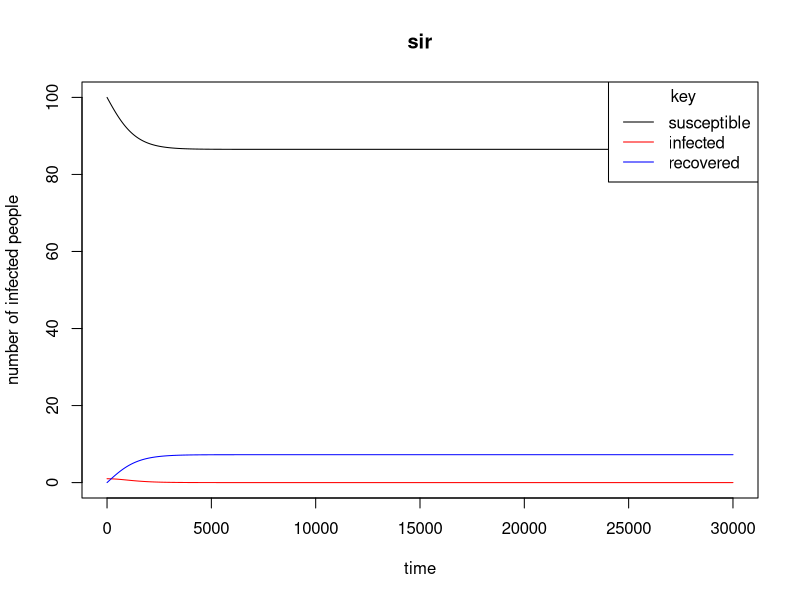

This figure's R source:
library(deSolve) 

#create a model 

SIR_odes <- function (t,x,params){ 
  S <- x[1] 
  I <- x[2]
  R <- x[3] 
  beta <- params[1] 
  gamma <- params[2] 
  dS <- -beta*S*I 
  dI <- beta*S*I - gamma*I - alpha*I 
  dR <- gamma*I 
  list(c(dS,dI,dR))
  
  
  }

#parameters 

#gamma = 0.005 
gamma <- 0.005

#beta = 0.0001 
beta <- 0.0001  

alpha <- 0.005 



#times 

t<- seq(0,30000,by= 1) 

results <- as.data.frame(ode(y = c(S=100, I=1, R=0), 
                             times = t, func = SIR_odes, parms = c(beta,gamma, alpha))) 

plot(x =results$time, y=results$I, type = 'l', col = 'red', ylim = c(0,100), main = 'sir', xlab = 'time', ylab = 'number of infected people')
lines(x = results$S , type = 'l', col= 'black')
lines(x = results$R,  type = 'l', col = 'blue') 
legend("topright", title="key", legend=c("susceptible", "infected", "recovered"), 
       col = c("black","red", "blue"),
        lty=c(1,1,1)) 
